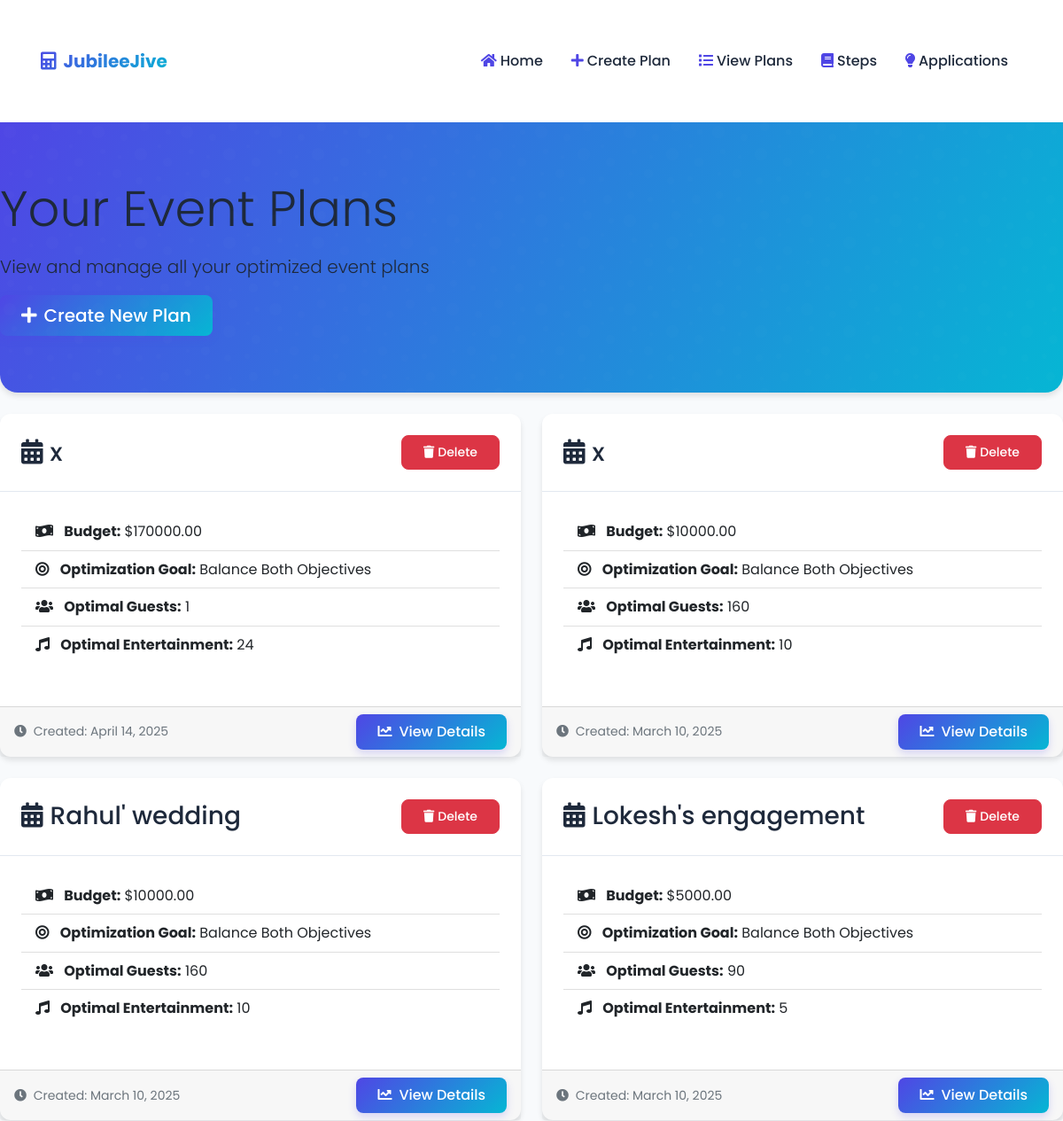
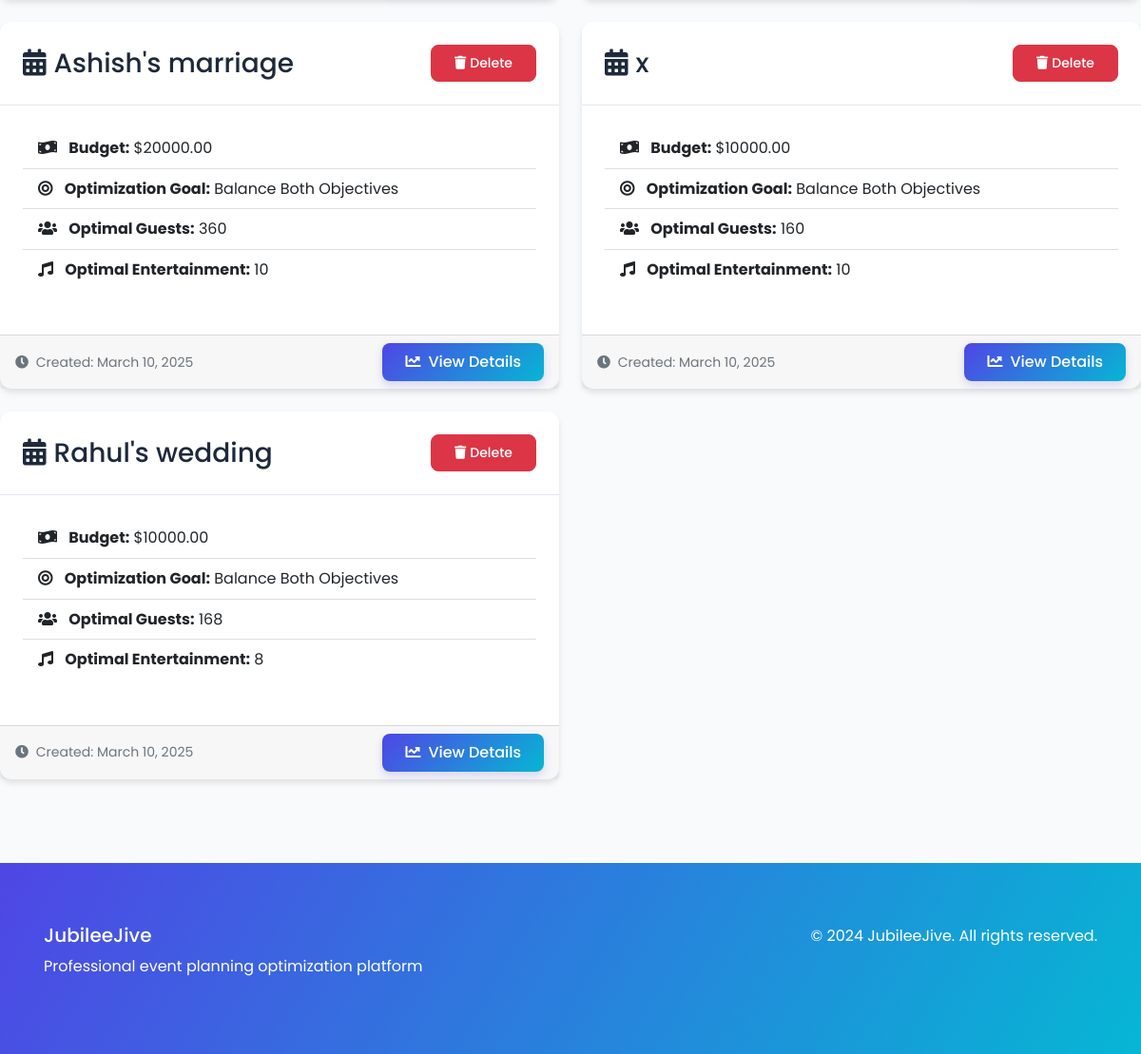
The app's page /plans/ with its own data (2 pictures, top to bottom).
### events/models.py (models this page shows, shortened)
class EventPlan(models.Model):
    OBJECTIVE_CHOICES = [
        ('MAX_GUESTS', 'Maximize Number of Guests'),
        ('MAX_ENTERTAINMENT', 'Maximize Entertainment Quality'),
        ('BALANCED', 'Balance Both Objectives'),
    ]
    title = models.CharField(max_length=200)
    total_budget = models.DecimalField(
        max_digits=10,
        decimal_places=2,
        validators=[MinValueValidator(0)]
    )
    cost_per_guest = models.DecimalField(
        max_digits=8,
        decimal_places=2,
        validators=[MinValueValidator(0)]
    )
    cost_per_entertainment = models.DecimalField(
        max_digits=8,
        decimal_places=2,
        validators=[MinValueValidator(0)]
    )
    min_guests = models.PositiveIntegerField(
        default=1,
        help_text="Minimum number of guests required"
    )
    min_entertainment_units = models.PositiveIntegerField(
        default=1,
        help_text="Minimum number of entertainment units required"
    )
    objective = models.CharField(
        max_length=20,
        choices=OBJECTIVE_CHOICES,
        default='BALANCED'
    )
    created_at = models.DateTimeField(auto_now_add=True)
    updated_at = models.DateTimeField(auto_now=True)

class OptimalSolution(models.Model):
    event_plan = models.OneToOneField(
        EventPlan,
        on_delete=models.CASCADE,
        related_name='optimal_solution'
    )
    optimal_guests = models.PositiveIntegerField()
    optimal_entertainment_units = models.PositiveIntegerField()
    total_cost = models.DecimalField(max_digits=10, decimal_places=2)
    created_at = models.DateTimeField(auto_now_add=True)

### events/views.py (the view)
# urls.py: path('plans/', views.plan_list, name='plan_list'),
def plan_list(request):
    plans = EventPlan.objects.all().order_by('-created_at')
    return render(request, 'events/plan_list.html', {'plans': plans})

### templates/events/plan_list.html (shortened to what this page needs)
{% extends 'base.html' %}
{% block content %}
<div class="hero-section mb-4">
    <h1 class="display-4 mb-3">Your Event Plans</h1>
    <p class="lead">View and manage all your optimized event plans</p>
    <a href="{% url 'create_plan' %}" class="btn btn-primary btn-lg">
        <i class="fas fa-plus me-2"></i>Create New Plan
    </a>
</div>
{% if plans %}
    <div class="row">
        {% for plan in plans %}
            <div class="col-md-6 mb-4">
                <div class="card h-100">
                    <div class="card-header d-flex justify-content-between align-items-center">
                        <h3 class="card-title mb-0">
                            <i class="fas fa-calendar-alt me-2"></i>{{ plan.title }}
                        </h3>
                        <form method="POST" action="{% url 'delete_plan' plan.pk %}" style="display: inline;"
                              onsubmit="return confirm('Are you sure you want to delete this event plan?');">
                            <button type="submit" class="btn btn-danger btn-sm">
                                <i class="fas fa-trash me-1"></i>Delete
                            </button>
                        </form>
                    </div>
                    <div class="card-body">
                        <ul class="list-group list-group-flush">
                            <li class="list-group-item">
                                <i class="fas fa-money-bill-wave me-2"></i>
                                <strong>Budget:</strong> ${{ plan.total_budget }}
                            </li>
                            <li class="list-group-item">
                                <i class="fas fa-bullseye me-2"></i>
                                <strong>Optimization Goal:</strong> {{ plan.get_objective_display }}
                            </li>
                            {% if plan.optimal_solution %}
                                <li class="list-group-item">
                                    <i class="fas fa-users me-2"></i>
                                    <strong>Optimal Guests:</strong> {{ plan.optimal_solution.optimal_guests }}
                                </li>
                                <li class="list-group-item">
                                    <i class="fas fa-music me-2"></i>
                                    <strong>Optimal Entertainment:</strong> {{ plan.optimal_solution.optimal_entertainment_units }}
                                </li>
                            {% endif %}
                        </ul>
                    </div>
                    <div class="card-footer">
                        <div class="d-flex justify-content-between align-items-center">
                            <small class="text-muted">
                                <i class="fas fa-clock me-1"></i>
                                Created: {{ plan.created_at|date:"F j, Y" }}
                            </small>
                            <a href="{% url 'view_solution' plan.pk %}" class="btn btn-primary">
                                <i class="fas fa-chart-line me-2"></i>View Details
                            </a>
                        </div>
                    </div>
                </div>
            </div>
        {% endfor %}
    </div>
{% endif %}
{% endblock %}

### templates/base.html (shortened to what this page needs)
<!DOCTYPE html>
<html lang="en">
<head>
    <link href="https://cdn.jsdelivr.net/npm/bootstrap@5.1.3/dist/css/bootstrap.min.css" rel="stylesheet">
    <link href="https://cdnjs.cloudflare.com/ajax/libs/font-awesome/5.15.4/css/all.min.css" rel="stylesheet">
</head>
<body>
    <nav class="navbar navbar-expand-lg navbar-light">
        <div class="container">
            <a class="navbar-brand" href="{% url 'home' %}">
                <i class="fas fa-calculator me-2"></i>JubileeJive
            </a>
            <div class="collapse navbar-collapse" id="navbarNav">
                <ul class="navbar-nav ms-auto">
                    <li class="nav-item">
                        <a class="nav-link" href="{% url 'home' %}">
                            <i class="fas fa-home me-1"></i>Home
                        </a>
                    </li>
                    <li class="nav-item">
                        <a class="nav-link" href="{% url 'create_plan' %}">
                            <i class="fas fa-plus me-1"></i>Create Plan
                        </a>
                    </li>
                    <li class="nav-item">
                        <a class="nav-link" href="{% url 'plan_list' %}">
                            <i class="fas fa-list me-1"></i>View Plans
                        </a>
                    </li>
                    <li class="nav-item">
                        <a class="nav-link" href="{% url 'view_steps' %}">
                            <i class="fas fa-book me-1"></i>Steps
                        </a>
                    </li>
                    <li class="nav-item">
                        <a class="nav-link" href="{% url 'view_applications' %}">
                            <i class="fas fa-lightbulb me-1"></i>Applications
                        </a>
                    </li>
                </ul>
            </div>
        </div>
    </nav>
    <main>
        {% block content %}{% endblock %}
    </main>
    <footer class="footer">
        <div class="container">
            <div class="row">
                <div class="col-md-6">
                    <h5>JubileeJive</h5>
                    <p>Professional event planning optimization platform</p>
                </div>
                <div class="col-md-6 text-md-end">
                    <p>&copy; 2024 JubileeJive. All rights reserved.</p>
                </div>
            </div>
        </div>
    </footer>
</body>
</html>

### templates/base.html (style rules this page uses)
:root { --primary: #4f46e5; --primary-light: #818cf8; --secondary: #64748b; --accent: #06b6d4; --text: #1e293b; --bg-light: #f8fafc; --bg-white: #ffffff; --border: #e2e8f0; }
body { font-family: 'Poppins', sans-serif; background-color: var(--bg-light); color: var(--text); line-height: 1.6; }
.navbar { background-color: var(--bg-white) !important; box-shadow: 0 2px 4px rgba(0,0,0,0.1); padding: 1rem 0; }
.navbar-brand { font-weight: 700; background: linear-gradient(135deg, var(--primary) 0%, var(--accent) 100%); -webkit-background-clip: text; -webkit-text-fill-color: transparent; background-clip: text; text-fill-color: transparent; }
.nav-link { color: var(--text) !important; font-weight: 500; padding: 0.5rem 1rem !important; transition: all 0.3s ease; position: relative; }
.nav-link::after { content: ''; position: absolute; width: 0; height: 2px; bottom: 0; left: 50%; background: linear-gradient(135deg, var(--primary) 0%, var(--accent) 100%); transition: all 0.3s ease; transform: translateX(-50%); }
.nav-link i { color: var(--primary); transition: all 0.3s ease; }
.card { background-color: var(--bg-white); border: none; border-radius: 12px; box-shadow: 0 4px 6px rgba(0,0,0,0.1); transition: transform 0.3s ease, box-shadow 0.3s ease; margin-bottom: 1.5rem; }
.card-header { background-color: transparent; border-bottom: 1px solid var(--border); padding: 1.5rem; }
.card-body { padding: 1.5rem; }
.btn { padding: 0.5rem 1.5rem; border-radius: 8px; font-weight: 500; transition: all 0.3s ease; }
.btn-primary { background: linear-gradient(135deg, var(--primary) 0%, var(--accent) 100%); border: none; box-shadow: 0 4px 10px rgba(79, 70, 229, 0.2); }
.container { padding: 2rem 1rem; }
.hero-section { background: linear-gradient(120deg, var(--primary) 0%, var(--accent) 100%); padding: 4rem 0; margin-bottom: 2rem; border-radius: 0 0 20px 20px; box-shadow: 0 4px 6px rgba(0,0,0,0.1); position: relative; overflow: hidden; }
.hero-section::before { content: ''; position: absolute; top: 0; left: 0; right: 0; bottom: 0; opacity: 0.1; }
.footer { background: linear-gradient(120deg, var(--primary) 0%, var(--accent) 100%); color: white; padding: 2rem 0; margin-top: 4rem; }

### records on screen
EventPlan: title "x", total_budget "170000.00", objective "Balance Both Objectives", optimal_solution.optimal_guests "1", optimal_solution.optimal_entertainment_units "24", created_at "April 14, 2025"
EventPlan: title "x", total_budget "10000.00", objective "Balance Both Objectives", optimal_solution.optimal_guests "160", optimal_solution.optimal_entertainment_units "10", created_at "March 10, 2025"
EventPlan: title "Rahul' wedding", total_budget "10000.00", objective "Balance Both Objectives", optimal_solution.optimal_guests "160", optimal_solution.optimal_entertainment_units "10", created_at "March 10, 2025"
EventPlan: title "Lokesh's engagement", total_budget "5000.00", objective "Balance Both Objectives", optimal_solution.optimal_guests "90", optimal_solution.optimal_entertainment_units "5", created_at "March 10, 2025"
EventPlan: title "Ashish's marriage", total_budget "20000.00", objective "Balance Both Objectives", optimal_solution.optimal_guests "360", optimal_solution.optimal_entertainment_units "10", created_at "March 10, 2025"
EventPlan: title "x", total_budget "10000.00", objective "Balance Both Objectives", optimal_solution.optimal_guests "160", optimal_solution.optimal_entertainment_units "10", created_at "March 10, 2025"
EventPlan: title "Rahul's wedding", total_budget "10000.00", objective "Balance Both Objectives", optimal_solution.optimal_guests "168", optimal_solution.optimal_entertainment_units "8", created_at "March 10, 2025"
